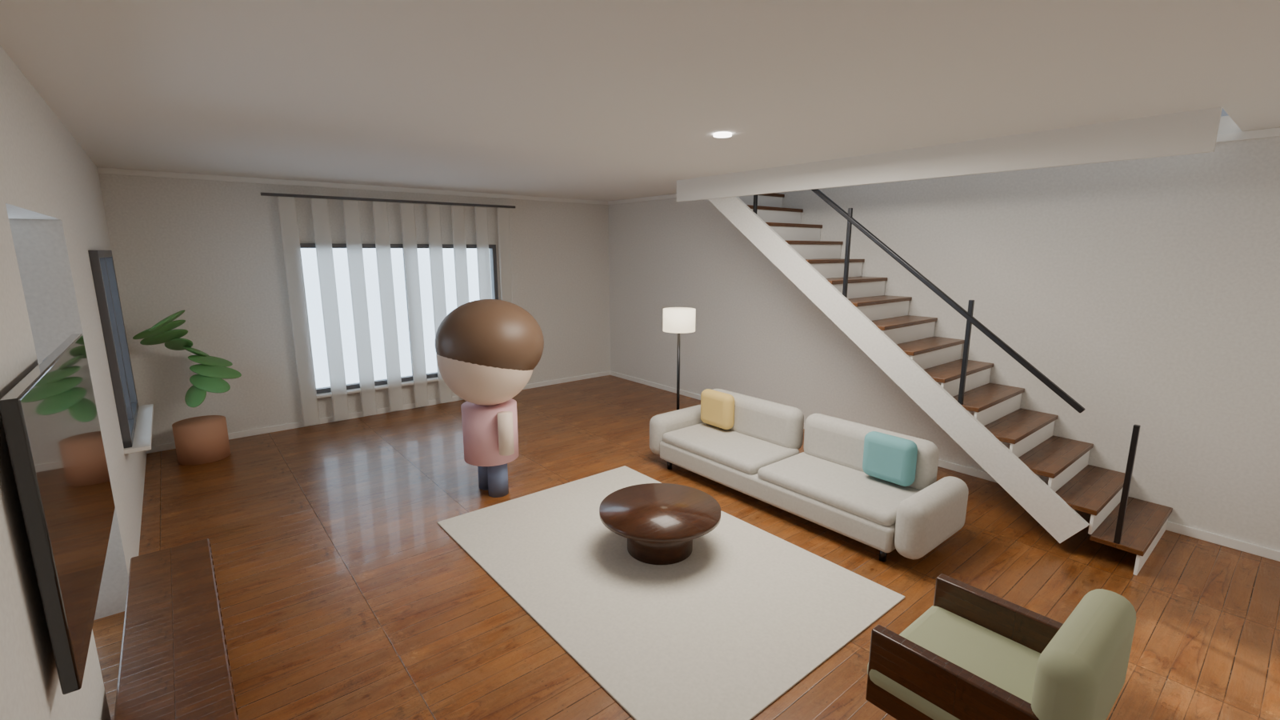
#> input picture docs/designs/houses-interior/mock_h01_1f_living.png, 1280 x 720 px
$ python make_stair_compare.py ../mock_h01_1f_living.png
#> lines starting #> are read from the running program, lines starting #| are printed output that depends on the picture
"""Staircase side-by-side (system Python: PIL): real photos of 2-storey house stairs | the design mock-up (railing the owner called wrong)
| the kit stair from the mock-up's viewpoint and from the room side.

  python art/village/tools/houses/make_stair_compare.py [--refs 01,07,04]
Writes art/village/work/kit/sheets/stairs_compare.jpg
"""
import os
import sys

from PIL import Image, ImageDraw, ImageFont

ROOT = os.path.dirname(os.path.dirname(os.path.dirname(os.path.abspath(__file__))))
REPO = os.path.dirname(os.path.dirname(ROOT))
REFS = os.path.join(ROOT, "refs", "houses", "08_stairs_2f")
KIT = os.path.join(ROOT, "work", "kit")
MOCK = os.path.join(REPO, "docs", "designs", "houses-interior", "mock_h01_1f_living.png")


def font(sz):
    for f in ("C:/Windows/Fonts/malgun.ttf", "C:/Windows/Fonts/arial.ttf"):
        if os.path.exists(f):
            return ImageFont.truetype(f, sz)
    return ImageFont.load_default()


def fit(im, w, h):
    s = min(w / im.width, h / im.height)
    return im.resize((int(im.width * s), int(im.height * s)), Image.LANCZOS)


def main():
    refs = ["01", "07", "04"]
    if "--refs" in sys.argv:
        refs = sys.argv[sys.argv.index("--refs") + 1].split(",")
    H = 640
    cells = []
    for r in refs:
        p = os.path.join(REFS, f"{r}.jpg")
        if os.path.exists(p):
            cells.append((f"photo {r}", fit(Image.open(p).convert("RGB"), 420, H)))
    cells.append(("design mock-up (rail on the wall side, 4 loose posts)", fit(Image.open(MOCK).convert("RGB"), 1000, H)))
#> in fit, `s = min(w / im.width, h / im.height)`: s = 0.781
    for n, label in (("demo_living_stairs_b", "kit stair, same side as the mock-up"), ("demo_living_stairs", "kit stair, from the room side (low steps open)")):
        p = os.path.join(KIT, n + ".png")
        if os.path.exists(p):
            cells.append((label, fit(Image.open(p).convert("RGB"), 1000, H)))
    W = sum(c[1].width for c in cells) + 10 * (len(cells) + 1)
#> W = 1020
    S = Image.new("RGB", (W, H + 50), (255, 255, 255))
#> S: PIL image 1020x690 RGB; every value is 255
    d = ImageDraw.Draw(S)
    x = 10
    for label, im in cells:
        S.paste(im, (x, 44))
        d.text((x, 10), label, fill=(0, 0, 0), font=font(18))
        x += im.width + 10
#> this loop made 1 pass
#> x on pass 1: 1020
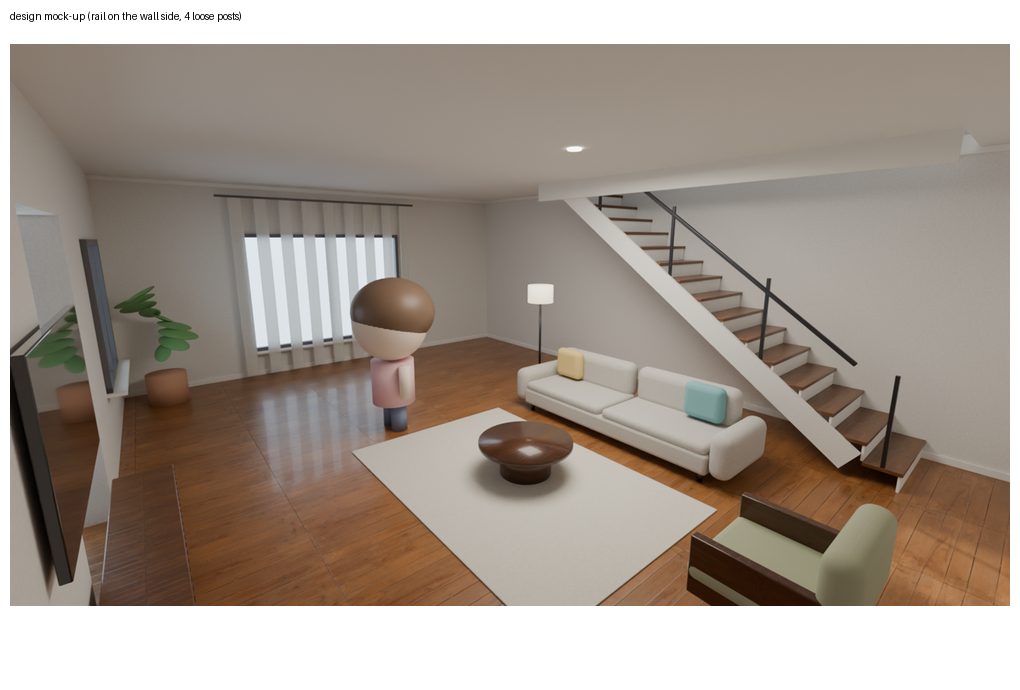
#> S: PIL image 1020x690 RGB; mean R, G, B 162.2, 151.2, 141.4
#> after the loop, x = 1020
    out = os.path.join(KIT, "sheets", "stairs_compare.jpg")
    os.makedirs(os.path.dirname(out), exist_ok=True)
    S.save(out, quality=88)
    print(out, S.size)
#| docs/designs/work/kit/sheets/stairs_compare.jpg (1020, 690)


main()
